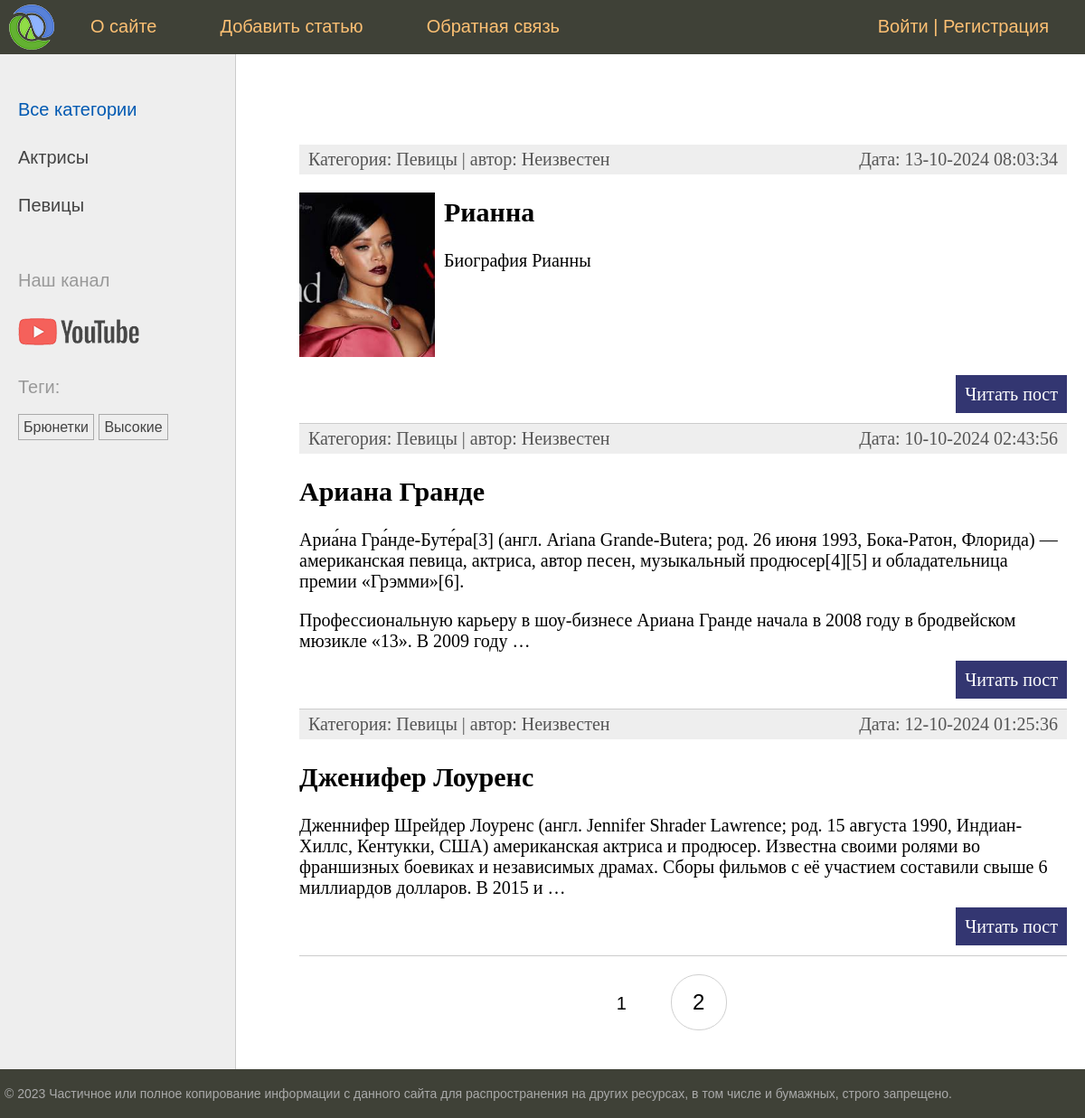
The page / on the database its author committed.
### women/models.py (models this page shows, shortened)
class Category(models.Model):
    name = models.CharField(max_length=100, db_index=True, verbose_name = 'Категория')
    slug = models.SlugField(max_length=255, unique=True, db_index=True)
    class Meta:
        verbose_name = 'Категория'
        verbose_name_plural = 'Категории'
    def get_absolute_url(self):
        return reverse("category", kwargs={"cat_slug": self.slug})

class TagPost(models.Model):
    tag = models.CharField(max_length=100, db_index=True)
    slug = models.SlugField(max_length=255, unique=True, db_index=True)
    def get_absolute_url(self):
        return reverse("tag", kwargs={"tag_slug": self.slug})

class Women(models.Model):
    class Status(models.IntegerChoices):
        DRAFT= 0, 'Черновик'
        PUBLISHED = 1, 'Опубликованно'
    title = models.CharField(max_length=255, verbose_name='Заголовок')
    slug = models.SlugField(max_length=255, unique=True, db_index=True, verbose_name='Slug', validators=[
                                MinLengthValidator(5, message='Минимум 5 символов'),
                                MaxLengthValidator(100, message='Максимум 100 символов')
                            ])
    photo = models.ImageField(upload_to='photos/%Y/%m/%d/', default=None,
                               blank=True, null=True, verbose_name='Фото')
    content = models.TextField(blank=True, verbose_name='Текст статьи')
    time_create = models.DateTimeField(auto_now_add=True, verbose_name='Время создания')
    time_update = models.DateTimeField(auto_now=True, verbose_name='Время изменения')
    is_published = models.BooleanField(choices=tuple(map(lambda x: (bool(x[0]), x[1]), Status.choices)),
                                        default=Status.DRAFT, verbose_name='Статус')
    cat = models.ForeignKey('Category', on_delete=models.PROTECT, related_name='posts', verbose_name='Категории')
    tags = models.ManyToManyField('TagPost', blank=True, related_name='tags', verbose_name='Теги')
    husband = models.OneToOneField('Husband', on_delete=models.SET_NULL, null=True, blank=True, related_name='wuman', verbose_name='Муж')
    author = models.ForeignKey(get_user_model(), on_delete=models.SET_NULL, related_name='posts', null=True, default=None)
    objects = models.Manager()
    published = PublishedManager()
    class Meta:
        verbose_name = 'Известные женщины'
        verbose_name_plural = 'Известные женщины'
        ordering = ['-time_create']
        indexes = [
            models.Index(fields=['-time_create'])
        ]
    def get_absolute_url(self):
        return reverse("post", kwargs={"post_slug": self.slug})

### women/views.py (the view)
# urls.py: path('', views.WomenHome.as_view(), name='home'),
class WomenHome(DataMixin, ListView):
    template_name = 'women/index.html'
    context_object_name = 'posts'
    title_page = 'Главная страница'
    cat_selected = 0
    def get_queryset(self) -> QuerySet[Any]:
        return Women.published.all().select_related('cat')

### users/context_processors.py (called while the page is built)
def get_women_context(request):
    return {'mainmenu': menu}

### women/models.py (called while the page is built)
    def get_queryset(self) -> models.QuerySet:
        return super().get_queryset().filter(is_published=Women.Status.PUBLISHED)

### women/templatetags/women_tags.py (called while the page is built)
@register.inclusion_tag('women/list_categories.html')
def show_categories(cat_selected=0):
    cats = Category.objects.annotate(total=Count('posts')).filter(total__gt=0)
    return {'cats': cats, 'cat_selected':cat_selected}

@register.inclusion_tag('women/list_tags.html')
def show_all_tags(cat_selected=0):
    return {'tags': TagPost.objects.annotate(total=Count('tags')).filter(total__gt=0)}

### women/templates/women/index.html (shortened to what this page needs)
{% extends 'base.html' %}
{% block content %}
<ul class="list-articles">
	{% for p in posts %}
			<li> <div class='article-panel'>
				<p class='first'>Категория: {{p.cat.name}} | автор:
					{{ p.author.username|default:"Неизвестен" }}
				</p>
				<p class='last'>Дата: {{p.time_update|date:"d-m-Y H:i:s"}}</p>
</div>
{% if p.photo %}
	<p><img class="img-article-left thumb" src="{{p.photo.url}}"></p>
{% endif %}
				<h2>{{p.title}}</h2>
    {% autoescape off %}
	{{p.content|linebreaks|truncatewords:40}}
    {% endautoescape %}
			<p class="link-read-post"><a href="{{ p.get_absolute_url }}">Читать пост</a></p>
			</li>
	{% endfor %}
</ul>
{% endblock %}
{% block navigation %}
{% if page_obj.has_other_pages %}
<nav class='list-pages'>
	<ul>
		{% for p in paginator.page_range %}
		{% if page_obj.number == p %}
		<li class='page-num page-num-selected'>{{ p }}</li>
		{% elif p >= page_obj.number|add:-2 and p <= page_obj.number|add:2 %}
		<li class='page-num'>
			<a href="?page={{ p }}">{{ p }}</a>
		</li>
		{% endif %}
		{% endfor %}
	</ul>
</nav>
{% endif %}
	{% endblock %}

### women/templates/women/list_categories.html
{% for cat in cats %}
{% if cat.id == cat_selected %}
<li class="selected">{{cat.name}}</li>
{% else %}
<li><a href="{{cat.get_absolute_url}} ">{{cat.name}}</a></li>
{% endif %}
{% endfor %}

### women/templates/women/list_tags.html
{% if tags %}
<p>Теги:</p>
<ul class='tags-list'>
    {% for t in tags %}
    <li><a href="{{t.get_absolute_url}}">{{t.tag}}</a></li>
    {% endfor %}
</ul>
{% endif %}

### women/static/women/css/styles.css (style rules this page uses)
html, body { font-family: 'Arial'; margin: 0; padding: 0; height: 100%; width: 100%; color: #444; }
a { color: #0059b2; text-decoration: none; }
img { max-width: 600px; height: auto; }
img.img-article-left { max-width: 300px; height: auto; float: left; padding: 0 10px 10px 0; }
img.img-article-left.thumb { max-width: 150px; height: auto; }
p.link-read-post { text-align: right; }
p.link-read-post a { padding: 10px; min-width: 100px; background: #333671; color: #fff; text-decoration: none; }
div.article-panel { background: #eee; padding: 5px 10px 5px 10px; box-sizing: border-box; overflow: hidden; color: #555; }
div.article-panel p.first { margin: 0; float: left; }
div.article-panel p.last { margin: 0; float: right; }
ul.list-articles { list-style: none; margin: 0; padding: 0; }
ul.list-articles li { border-bottom: 1px solid #ccc; }
.left-chapters ul { width: 230px; margin: 0; padding: 20px 10px 10px 20px; list-style: none; font-size: 20px; }
.left-chapters ul li { margin: 30px 0 0 0; color: #999; }
.left-chapters ul li a { color: #444; text-decoration: none; }
ul.tags-list { width: 100%; margin: 0; padding: 0; list-style: none; }
ul.tags-list li { margin: 0; padding: 0 0 10px; display: inline-block; }
ul.tags-list li a { padding: 5px; font-size: 16px; border: 1px solid #aaa; }
.list-pages { text-align: center; margin: 0 0 20px 0; }
.list-pages ul { margin: 20px 0 0 0; padding: 0; list-style: none; }
.list-pages ul li { display: inline-block; margin: 0 20px 0 0; }
.list-pages a { color: #000; font-size: 24px; text-decoration: none; }
.list-pages .page-num, .page-num-selected { display: inline-block; width: 60px; height: 44px; padding: 16px 0 0 0; border: 1px solid #d0d0d0; border-radius: 30px; }
.list-pages .page-num-selected { border: none; color: #000; font-size: 20px; }

### rows shown on the page
Category: name "Актрисы"
Category: name "Певицы"
TagPost: tag "Брюнетки"
TagPost: tag "Высокие"
Women: cat.name "Певицы", author.username "Неизвестен", time_update "13-10-2024 08:03:34", photo (picture), title "Рианна", content "Биография Рианны"
Women: cat.name "Певицы", author.username "Неизвестен", time_update "10-10-2024 02:43:56", title "Ариана Гранде", content "Ариа́на Гра́нде-Буте́ра[3] (англ. Ariana Grande-Butera; род. 26 июня 1993, Бока-Ратон, Флорида) — американская певица, актриса, автор песен, музыкальный продюсер[4][5] и обладательница премии «Грэмми»[6]. Профессиональную карьеру в шоу-бизнесе Ариана Гранде начала в 2008 году в бродвейском мюзикле «13». В 2009 году …"
Women: cat.name "Певицы", author.username "Неизвестен", time_update "12-10-2024 01:25:36", title "Дженифер Лоуренс", content "Дженнифер Шрейдер Лоуренс (англ. Jennifer Shrader Lawrence; род. 15 августа 1990, Индиан-Хиллс, Кентукки, США) американская актриса и продюсер. Известна своими ролями во франшизных боевиках и независимых драмах. Сборы фильмов с её участием составили свыше 6 миллиардов долларов. В 2015 и …"

### other values the page prints
{{ m.title }} "О сайте" "Добавить статью" "Обратная связь"
{{ p }} "1"
{{ p }} "2"
